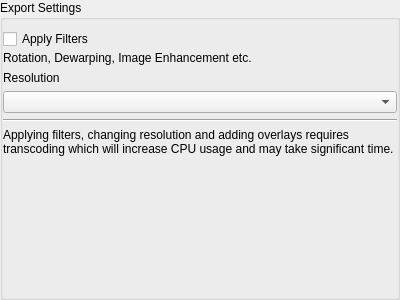
<?xml version="1.0" encoding="UTF-8"?>
<ui version="4.0">
 <class>ExportSettingsWidget</class>
 <widget class="QWidget" name="ExportSettingsWidget">
  <property name="geometry">
   <rect>
    <x>0</x>
    <y>0</y>
    <width>400</width>
    <height>300</height>
   </rect>
  </property>
  <layout class="QVBoxLayout" name="verticalLayout">
   <property name="leftMargin">
    <number>0</number>
   </property>
   <property name="topMargin">
    <number>0</number>
   </property>
   <property name="rightMargin">
    <number>0</number>
   </property>
   <property name="bottomMargin">
    <number>0</number>
   </property>
   <item>
    <widget class="QGroupBox" name="groupBox">
     <property name="title">
      <string>Export Settings</string>
     </property>
     <property name="flat">
      <bool>true</bool>
     </property>
     <layout class="QVBoxLayout" name="verticalLayout_4">
      <property name="leftMargin">
       <number>0</number>
      </property>
      <property name="rightMargin">
       <number>0</number>
      </property>
      <item>
       <layout class="QVBoxLayout" name="verticalLayout_3">
        <property name="spacing">
         <number>2</number>
        </property>
        <item>
         <widget class="QCheckBox" name="filtersCheckBox">
          <property name="text">
           <string>Apply Filters</string>
          </property>
         </widget>
        </item>
        <item>
         <widget class="QLabel" name="filtersLabel">
          <property name="sizePolicy">
           <sizepolicy hsizetype="Minimum" vsizetype="Fixed">
            <horstretch>0</horstretch>
            <verstretch>0</verstretch>
           </sizepolicy>
          </property>
          <property name="text">
           <string>Rotation, Dewarping, Image Enhancement etc.</string>
          </property>
         </widget>
        </item>
       </layout>
      </item>
      <item>
       <widget class="QLabel" name="resolutionLabel">
        <property name="sizePolicy">
         <sizepolicy hsizetype="Minimum" vsizetype="Fixed">
          <horstretch>0</horstretch>
          <verstretch>0</verstretch>
         </sizepolicy>
        </property>
        <property name="text">
         <string>Resolution</string>
        </property>
       </widget>
      </item>
      <item>
       <widget class="QComboBox" name="resolutionComboBox"/>
      </item>
      <item>
       <widget class="Line" name="line">
        <property name="orientation">
         <enum>Qt::Horizontal</enum>
        </property>
       </widget>
      </item>
      <item>
       <widget class="QLabel" name="warningLabel">
        <property name="text">
         <string>Applying filters, changing resolution and adding overlays requires transcoding which will increase CPU usage and may take significant time.</string>
        </property>
        <property name="wordWrap">
         <bool>true</bool>
        </property>
       </widget>
      </item>
      <item>
       <spacer name="verticalSpacer">
        <property name="orientation">
         <enum>Qt::Vertical</enum>
        </property>
        <property name="sizeHint" stdset="0">
         <size>
          <width>20</width>
          <height>138</height>
         </size>
        </property>
       </spacer>
      </item>
     </layout>
    </widget>
   </item>
  </layout>
 </widget>
 <resources/>
 <connections/>
</ui>
